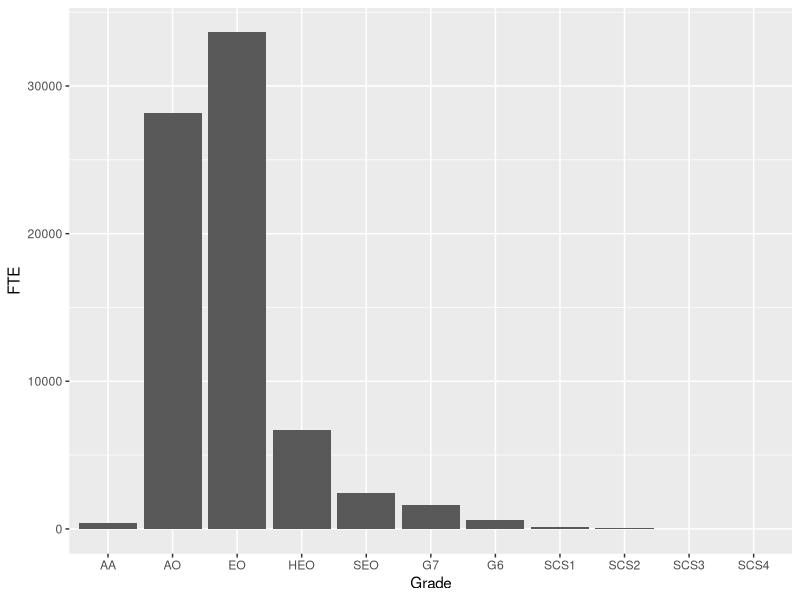
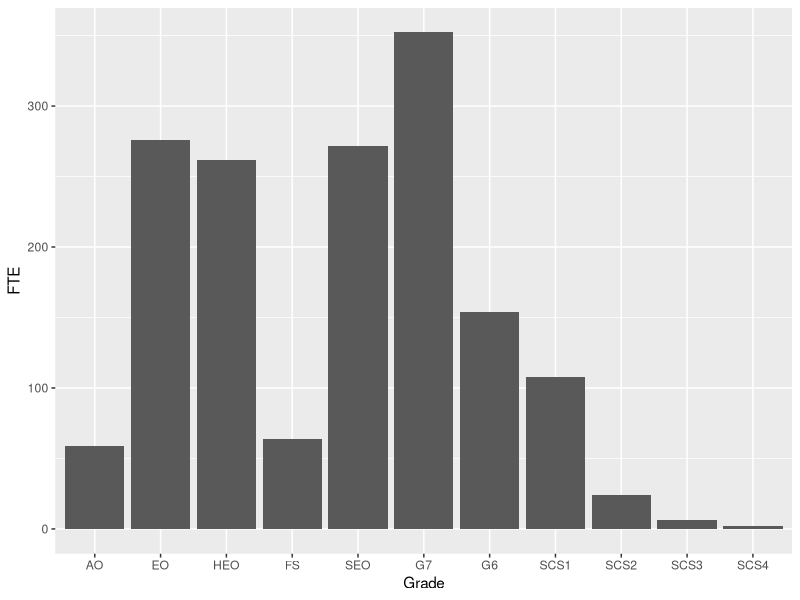

Write R code to recreate these figures, in order.
## ---- chunk 1
knitr::opts_chunk$set(collapse = TRUE)
library("here")
library("tidyverse")
library("knitr")

## ---- chunk 2

juniors <- read_csv(here("static","data","Open Government Licence", "DWP Organogram 31-Sept-2017_2-junior.csv"))

juniors <- juniors %>%
  select(contains("Grade"), contains("FTE"), contains("minimum")) %>%
  mutate(Grade = str_extract(Grade, "FS|AA|AO|EO|HEO|SEO|G7|G6")) %>%
  rename(minimum =  `Payscale Minimum (£)`) %>%
  rename(FTE = `Number of Posts in FTE`) 

seniors <-read_csv(here("static","data","Open Government Licence", "DWP Organogram 31-Sept-2017_2-senior.csv"))

seniors <- seniors %>%
  filter(Name != "N/A") %>%
  select(contains("Grade"), contains("FTE"), contains("Floor")) %>%
  rename(minimum =  `Actual Pay Floor (£)`) %>%
  filter(minimum > 0) %>%
  rename(Grade = `Grade (or equivalent)`) 

## ---- chunk 3
combined <- bind_rows(juniors, seniors) %>%
  arrange(minimum) %>%
  mutate(running_total = cumsum(FTE))
## ---- chunk 4

total_staff <- last(combined$running_total)
median_staff <- total_staff/2

median_record <- combined %>%
  filter(running_total > median_staff) %>%
  top_n(-1)

median_salary <- median_record$minimum
print(median_salary)
## ---- chunk 5
combined <- combined %>%
  group_by(Grade) %>%
  summarise(Total_pay = sum(FTE * minimum), FTE=sum(FTE)) %>%
  mutate(avg_minimum = Total_pay / FTE) %>%
  arrange(avg_minimum)

summary_table <- combined %>%
  summarise(sum(Total_pay), sum(FTE))
total_bill_year <- summary_table$`sum(Total_pay)`

kable(combined)
## ---- chunk 6
Grades = combined$Grade
combined <- mutate(combined, Grade = factor(Grade, levels = Grades, ordered=TRUE))
ggplot(combined, aes(y=FTE,x=Grade)) + geom_col()

## ---- chunk 7


total_hours <- (365.25 / 7 * 5 - 25 -9) * (37/5)

avg_hourly <- median_salary/total_hours 
avg_minutely <- avg_hourly/60

print(paste("total staff:", total_staff))
print(paste("median salary:", median_salary))

total_bill_min <- total_bill_year / total_hours
print(paste("Cost of salary in DWP per minute:", total_bill_min))

## ---- chunk 8
juniors <- read_csv(here("static","data","Open Government Licence", "department-of-health__31-03-2016__dh_010416-DH-Organogram-junior.csv"))

juniors <- juniors %>%
  select(contains("Grade"), contains("FTE"), contains("minimum")) %>%
  mutate(Grade = str_extract(Grade, "AA|AO|EO|HEO|FS|SEO|G7|G6")) %>%
  rename(minimum =  `Payscale Minimum (£)`) %>%
  rename(FTE = `Number of Posts in FTE`) 

seniors <-read_csv(here("static","data","Open Government Licence", "department-of-health__31-03-2016__dh_010416-DH-Organogram-senior.csv"))

seniors <- seniors %>%
  filter(Name != "N/A") %>%
  select(contains("Grade"), contains("FTE"), contains("Floor")) %>%
  rename(minimum =  `Actual Pay Floor (£)`) %>%
  filter(minimum > 0) %>%
  rename(Grade = `Grade (or equivalent)`) 

combined <- bind_rows(juniors, seniors) %>%
  arrange(minimum) %>%
  mutate(running_total = cumsum(FTE))

total_staff <- last(combined$running_total)
median_staff <- total_staff/2

median_record <- combined %>%
  filter(running_total > median_staff) %>%
  top_n(-1)

median_salary <- median_record$minimum

combined <- combined %>%
  group_by(Grade) %>%
  summarise(Total_pay = sum(FTE * minimum), FTE=sum(FTE)) %>%
  mutate(avg_minimum = Total_pay / FTE) %>%
  arrange(avg_minimum)

summary_table <- combined %>%
  summarise(sum(Total_pay), sum(FTE))
total_bill_year <- summary_table$`sum(Total_pay)`

Grades = combined$Grade
combined <- mutate(combined, Grade = factor(Grade, levels = Grades, ordered=TRUE))
ggplot(combined, aes(y=FTE,x=Grade)) + geom_col()
